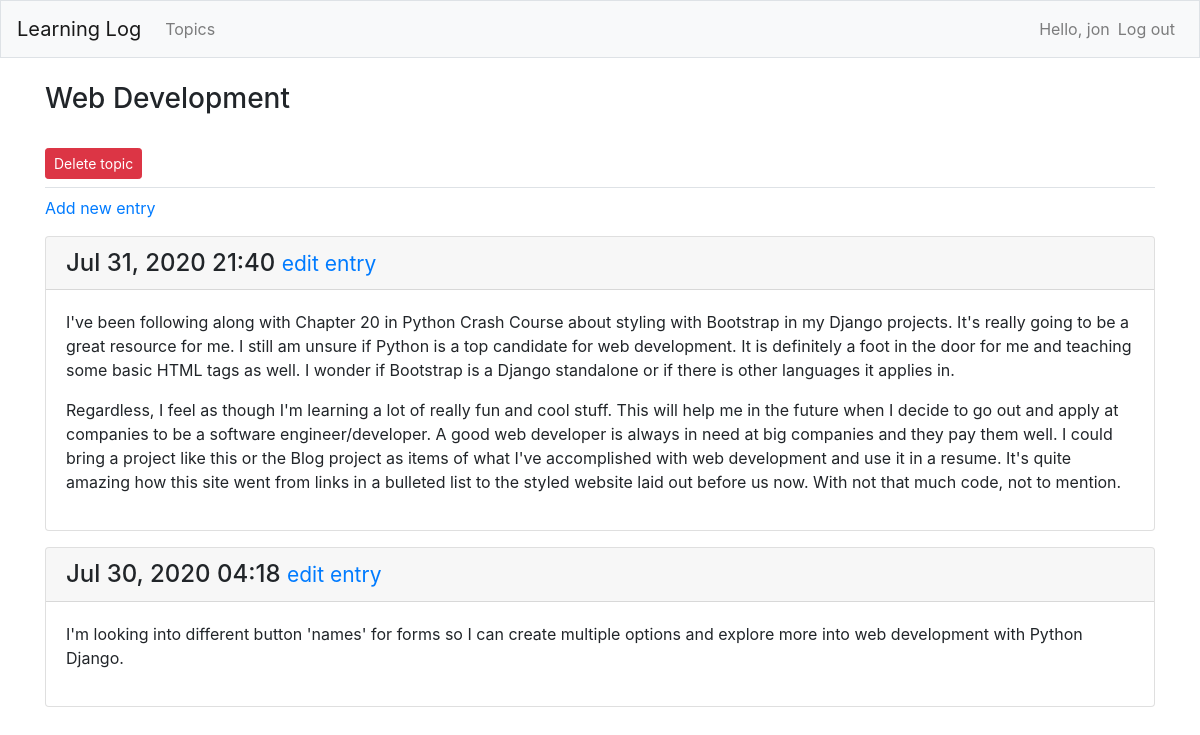
Page /topics/4/ (signed in) on the committed database.
### learning_logs/models.py (models this page shows, shortened)
class Topic(models.Model):
    text = models.CharField(max_length=200)
    date_added = models.DateTimeField(auto_now_add=True)
    owner = models.ForeignKey(User, on_delete=models.CASCADE)
    def __str__(self):
        return self.text

class Entry(models.Model):
    topic = models.ForeignKey(Topic, on_delete=models.CASCADE)
    text = models.TextField()
    date_added = models.DateTimeField(auto_now_add=True)
    class Meta:
        verbose_name_plural = 'entries'

### learning_logs/views.py (the view)
# urls.py: path('topics/<int:topic_id>/', views.topic, name='topic'),
@login_required
def topic(request, topic_id):
    topic = Topic.objects.get(id=topic_id)
    check_topic_owner(request, topic)
    entries = topic.entry_set.order_by('-date_added')
    context = {'topic': topic, 'entries': entries}
    return render(request, 'learning_logs/topic.html', context)

### learning_logs/views.py (called while the page is built)
def check_topic_owner(request, topic):
    if topic.owner != request.user:
        raise Http404

### learning_logs/templates/learning_logs/topic.html
{% extends "learning_logs/base.html" %}
{% block page_header %}
    <h3>{{ topic }}</h3>
    <a class="btn btn-danger btn-sm mt-4" role="button"
        href="{% url 'learning_logs:delete_topic' topic.id %}">Delete topic
    </a>
{% endblock page_header %}
{% block content %}
    <p>
        <a href="{% url 'learning_logs:new_entry' topic.id %}">Add new entry</a>
    </p>
    {% for entry in entries %}
        <div class="card mb-3">
            <h4 class="card-header">
                {{ entry.date_added|date:'M d, Y H:i' }}
                <small><a href="{% url 'learning_logs:edit_entry' entry.id %}">
                    edit entry</a></small>
            </h4>
            <div class="card-body">
                {{ entry.text|linebreaks }}
            </div>
        </div>
    {% empty %}
        <p>There are no entries for this topic yet.</p>
    {% endfor %}
{% endblock content %}

### learning_logs/templates/learning_logs/base.html (shortened to what this page needs)
{% load bootstrap4 %}
<!doctype html>
<html lang="en">
    <head>
            {% bootstrap_css %}
    </head>
    <body>
        <nav class="navbar navbar-expand-md navbar-light bg-light mb-4 border">
            <a class="navbar-brand" href="{% url 'learning_logs:index' %}">
                Learning Log</a>
            <div class="collapse navbar-collapse" id="navbarCollapse">
                <ul class="navbar-nav mr-auto">
                    <li class="nav-item">
                        <a class="nav-link" href="{% url 'learning_logs:topics' %}">
                            Topics</a></li>
                </ul>
                <ul class="navbar-nav ml-auto">
                    {% if user.is_authenticated %}
                        <li class="nav-item">
                            <span class="navbar-text">Hello, {{ user.username }}</span>
                        </li>
                        <li class="nav-item">
                            <a class="nav-link" href="{% url 'users:logout' %}">Log out</a>
                        </li>
                    {% else %}
                        <li class="nav-item">
                            <a class="nav-link" href="{% url 'users:register' %}">Register</a>
                        </li>
                        <li class="nav-item">
                            <a class="nav-link" href="{% url 'users:login' %}">Log in</a></li>
                    {% endif %}
                </ul>
            </div>
        </nav>
        <main role="main" class="container">
            <div class="pb-2 mb-2 border-bottom">
                {% block page_header %}{% endblock page_header %}
            </div>
            <div>
                {% block content %}{% endblock content %}
            </div>
        </main>
    </body>
</html>

### rows in the picture
Topic: text "Web Development"
Entry: date_added "Jul 31, 2020 21:40", text "I've been following along with Chapter 20 in Python Crash Course about styling with Bootstrap in my Django projects. It's really going to be a great resource for me. I still am unsure if Python is a top candidate for web development. It is definitely a foot in the door for me and teaching some basic HTML tags as well. I wonder if Bootstrap is a Django standalone or if there is other languages it applies in. Regardless, I feel as though I'm learning a lot of really fun and cool stuff. This will help me in the future when I decide to go out and apply at companies to be a software engineer/developer. A good web developer is always in need at big companies and they pay them well. I could bring…"
Entry: date_added "Jul 30, 2020 04:18", text "I'm looking into different button 'names' for forms so I can create multiple options and explore more into web development with Python Django."

### other values in the picture
{{ user.username }} "jon"
